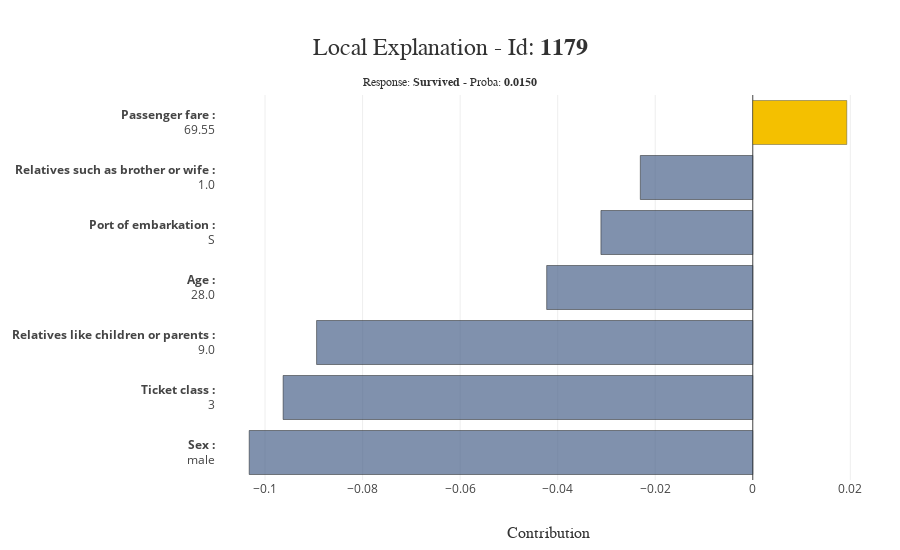

The code cell stored with this chart in its notebook:
### Code cell
#Local explanation from a random element of the sample
import random
id = random.choice(list(X_s.index))
xpl.plot.local_plot(index=id)

### Figure 1 — Plotly figure (JSON) as saved in the notebook; plotly's stock layout.template omitted (floating-point values rounded to 4 significant figures)
{"data": [{"customdata": ["<b>Sex :</b><br />male"], "hovertemplate": "%{customdata}<br />Contribution: %{x:.4f}<extra></extra>", "marker": {"color": "rgba(74, 99, 138, 0.7)", "line": {"color": "rgba(27, 28, 28, 1.0)", "width": 0.5}}, "orientation": "h", "showlegend": false, "type": "bar", "x": [-0.1032], "y": ["<b>Sex :</b><br />male"]}, {"customdata": ["<b>Ticket class :</b><br />3"], "hovertemplate": "%{customdata}<br />Contribution: %{x:.4f}<extra></extra>", "marker": {"color": "rgba(74, 99, 138, 0.7)", "line": {"color": "rgba(27, 28, 28, 1.0)", "width": 0.5}}, "orientation": "h", "showlegend": false, "type": "bar", "x": [-0.09629], "y": ["<b>Ticket class :</b><br />3"]}, {"customdata": ["<b>Relatives like children or parents :</b><br />9.0"], "hovertemplate": "%{customdata}<br />Contribution: %{x:.4f}<extra></extra>", "marker": {"color": "rgba(74, 99, 138, 0.7)", "line": {"color": "rgba(27, 28, 28, 1.0)", "width": 0.5}}, "orientation": "h", "showlegend": false, "type": "bar", "x": [-0.08943], "y": ["<b>Relatives like children or parents :</b><br />9.0"]}, {"customdata": ["<b>Age :</b><br />28.0"], "hovertemplate": "%{customdata}<br />Contribution: %{x:.4f}<extra></extra>", "marker": {"color": "rgba(74, 99, 138, 0.7)", "line": {"color": "rgba(27, 28, 28, 1.0)", "width": 0.5}}, "orientation": "h", "showlegend": false, "type": "bar", "x": [-0.04226], "y": ["<b>Age :</b><br />28.0"]}, {"customdata": ["<b>Port of embarkation :</b><br />S"], "hovertemplate": "%{customdata}<br />Contribution: %{x:.4f}<extra></extra>", "marker": {"color": "rgba(74, 99, 138, 0.7)", "line": {"color": "rgba(27, 28, 28, 1.0)", "width": 0.5}}, "orientation": "h", "showlegend": false, "type": "bar", "x": [-0.03114], "y": ["<b>Port of embarkation :</b><br />S"]}, {"customdata": ["<b>Relatives such as brother or wife :</b><br />1.0"], "hovertemplate": "%{customdata}<br />Contribution: %{x:.4f}<extra></extra>", "marker": {"color": "rgba(74, 99, 138, 0.7)", "line": {"color": "rgba(27, 28, 28, 1.0)", "width": 0.5}}, "orientation": "h", "showlegend": false, "type": "bar", "x": [-0.02306], "y": ["<b>Relatives such as brother or wife :</b><br />1.0"]}, {"customdata": ["<b>Passenger fare :</b><br />69.55"], "hovertemplate": "%{customdata}<br />Contribution: %{x:.4f}<extra></extra>", "marker": {"color": "rgba(244, 192, 0, 1.0)", "line": {"color": "rgba(52, 55, 54, 0.8)", "width": 0.5}}, "orientation": "h", "showlegend": false, "type": "bar", "x": [0.01928], "y": ["<b>Passenger fare :</b><br />69.55"]}], "layout": {"barmode": "group", "height": 550, "hovermode": "closest", "margin": {"b": 70, "l": 150, "r": 20, "t": 95}, "title": {"font": {"color": "rgb(50, 50, 50)", "family": "Arial", "size": 24}, "text": "Local Explanation - Id: <b>1179</b><span style='font-size: 12px;'><br />Response: <b>Survived</b> - Proba: <b>0.0150</b></span>", "x": 0.5, "xanchor": "center", "y": 0.9, "yanchor": "middle"}, "width": 900, "xaxis": {"automargin": true, "title": {"font": {"color": "rgb(50, 50, 50)", "family": "Arial Black", "size": 16}, "text": "Contribution"}}, "yaxis": {"automargin": true, "title": {"font": {"color": "rgb(50, 50, 50)", "family": "Arial Black", "size": 16}}, "type": "category"}}}
